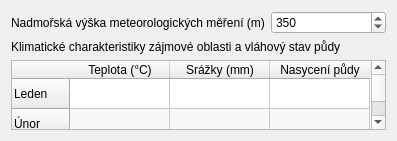
             <widget class="QWidget" name="page_8">
              <property name="geometry">
               <rect>
                <x>0</x>
                <y>0</y>
                <width>397</width>
                <height>141</height>
               </rect>
              </property>
              <attribute name="label">
               <string>Klima</string>
              </attribute>
              <layout class="QGridLayout" name="gridLayout_31">
               <item row="0" column="0">
                <layout class="QGridLayout" name="gridLayout_25">
                 <item row="0" column="0">
                  <widget class="QLabel" name="label_23">
                   <property name="text">
                    <string>Nadmořská výška meteorologických měření (m)</string>
                   </property>
                  </widget>
                 </item>
                 <item row="0" column="1">
                  <widget class="QSpinBox" name="sbox_altitude">
                   <property name="maximum">
                    <number>10000</number>
                   </property>
                   <property name="value">
                    <number>350</number>
                   </property>
                  </widget>
                 </item>
                </layout>
               </item>
               <item row="1" column="0">
                <widget class="QLabel" name="label_18">
                 <property name="text">
                  <string>Klimatické charakteristiky zájmové oblasti a vláhový stav půdy</string>
                 </property>
                </widget>
               </item>
               <item row="2" column="0">
                <widget class="QTableWidget" name="tw_climate">
                 <property name="sizePolicy">
                  <sizepolicy hsizetype="Preferred" vsizetype="Expanding">
                   <horstretch>0</horstretch>
                   <verstretch>0</verstretch>
                  </sizepolicy>
                 </property>
                 <property name="autoFillBackground">
                  <bool>false</bool>
                 </property>
                 <property name="frameShadow">
                  <enum>QFrame::Sunken</enum>
                 </property>
                 <property name="editTriggers">
                  <set>QAbstractItemView::AllEditTriggers</set>
                 </property>
                 <property name="alternatingRowColors">
                  <bool>true</bool>
                 </property>
                 <property name="selectionMode">
                  <enum>QAbstractItemView::NoSelection</enum>
                 </property>
                 <row>
                  <property name="text">
                   <string>Leden</string>
                  </property>
                 </row>
                 <row>
                  <property name="text">
                   <string>Únor</string>
                  </property>
                 </row>
                 <row>
                  <property name="text">
                   <string>Únor</string>
                  </property>
                 </row>
                 <row>
                  <property name="text">
                   <string>Březen</string>
                  </property>
                 </row>
                 <row>
                  <property name="text">
                   <string>Duben</string>
                  </property>
                 </row>
                 <row>
                  <property name="text">
                   <string>Květen</string>
                  </property>
                 </row>
                 <row>
                  <property name="text">
                   <string>Červen</string>
                  </property>
                 </row>
                 <row>
                  <property name="text">
                   <string>Červenec</string>
                  </property>
                 </row>
                 <row>
                  <property name="text">
                   <string>Srpen</string>
                  </property>
                 </row>
                 <row>
                  <property name="text">
                   <string>Říjen</string>
                  </property>
                 </row>
                 <row>
                  <property name="text">
                   <string>Listopad</string>
                  </property>
                 </row>
                 <row>
                  <property name="text">
                   <string>Prosinec</string>
                  </property>
                 </row>
                 <column>
                  <property name="text">
                   <string>Teplota (°C)</string>
                  </property>
                 </column>
                 <column>
                  <property name="text">
                   <string>Srážky (mm)</string>
                  </property>
                 </column>
                 <column>
                  <property name="text">
                   <string>Nasycení půdy</string>
                  </property>
                 </column>
                </widget>
               </item>
              </layout>
             </widget>
